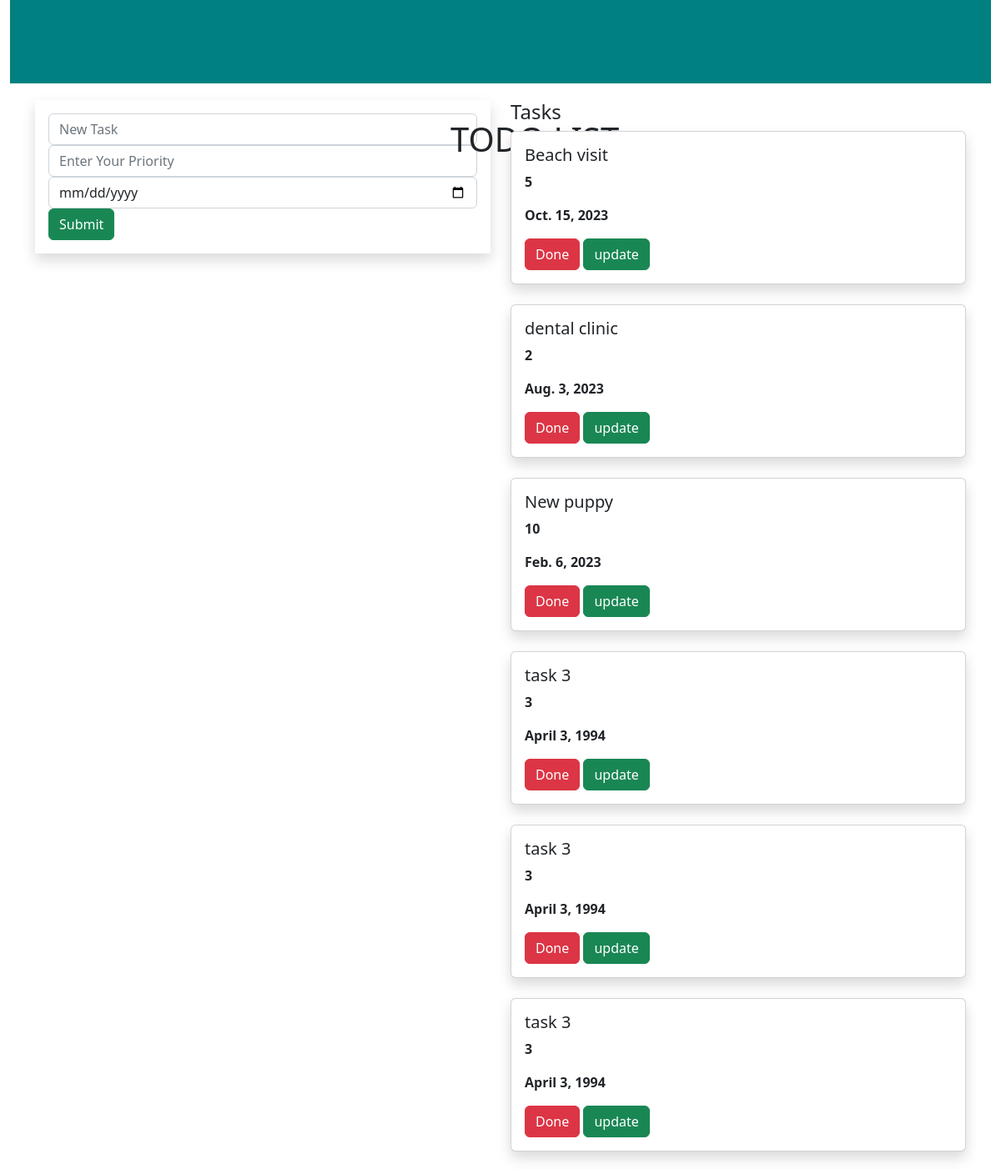
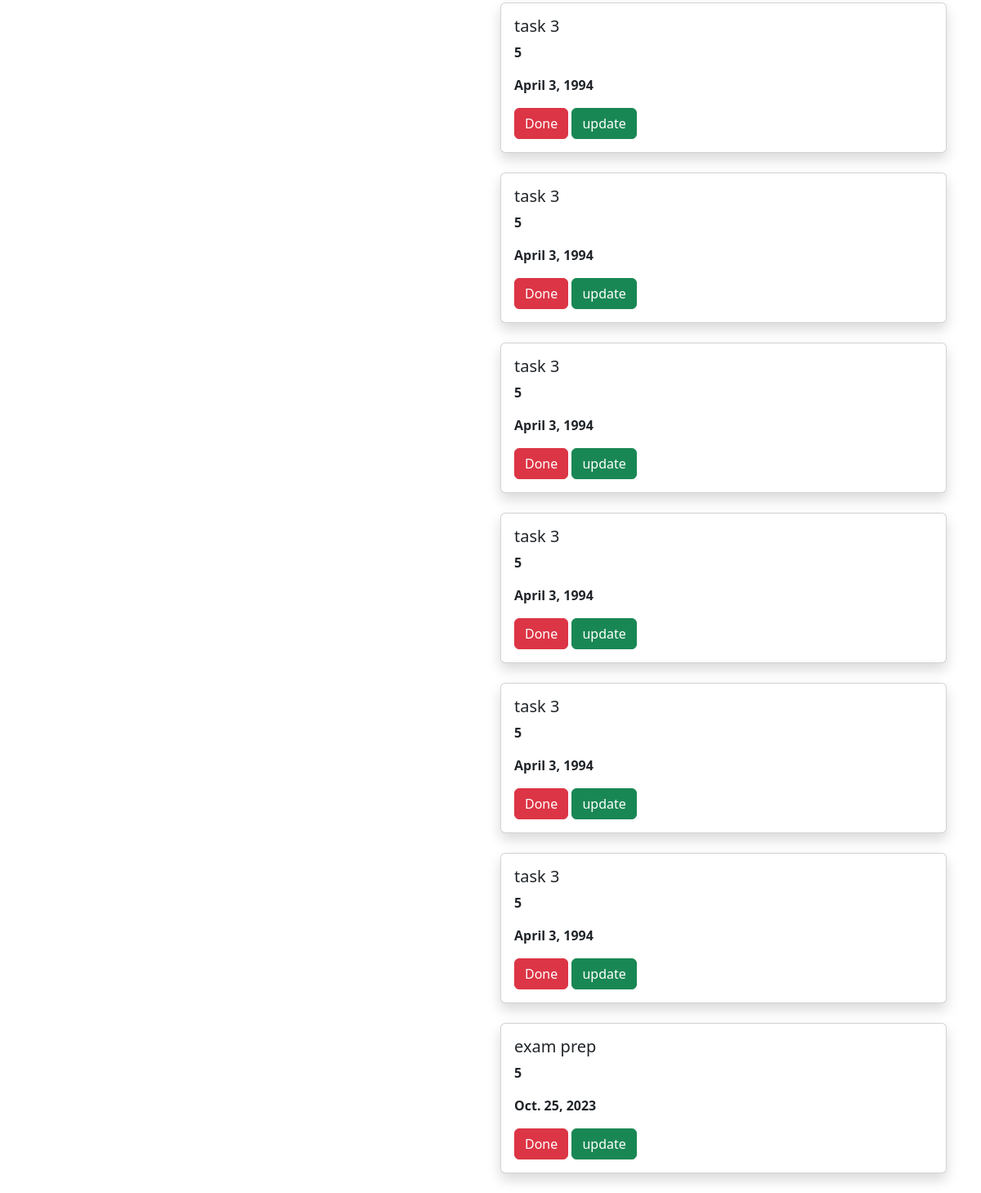
The page / on the database its author committed (2 pictures, top to bottom).
### todoapp/models.py (models this page shows, shortened)
class Task(models.Model):
    name=models.CharField(max_length=250)
    priority=models.IntegerField()
    date=models.DateField()

### todoapp/views.py (the view)
# urls.py: path('',views.add,name='add'),
def add(request):
    task1 = Task.objects.all()
    if request.method == "POST":
        name = request.POST.get('task', '')
        priority = request.POST.get('priority', '')
        date = request.POST.get('date','')
        task = Task(name=name, priority=priority,date=date)
        task.save()
    return render(request, 'home.html', {'task2': task1})

### templates/home.html (shortened to what this page needs)
{% extends 'base.html' %}
{% block content %}
<div class="container-fluid">
    <div class="row">
        <div class="col-d-12">
            <div class="banner">
                <div class="banner-text">
                    <h1>TODO LIST</h1>
                </div>
            </div>
        </div>
    </div>
</div>
<div class="container">
    <div class="row">
        <div class="col-md-6">
        <form method="POST" class="p-3 shadow">
            <div class="form-group">
                 <input type="text" class="form-control" name="task" placeholder="New Task">
            </div>
            <div class="form-group">
                  <input type="text" class="form-control" name="priority" placeholder="Enter Your Priority">
            </div>
            <div class="form-group">
                  <input type="date" class="form-control" name="date" placeholder="Enter Date">
            </div>
                  <input type="Submit" class="btn btn-success">
        </form>
        </div>
        <div class="col-md-6">
            <h4> Tasks </h4>
            {% for i in task2 %}
            <div class="shadow card">
                <div class="card-body">
                    <h5 class="card-title">{{i.name}}</h5>
                    <p><b>{{i.priority}}<br></b></p>
                    <p><b>{{i.date}}<br></b></p>
                    <a class="btn btn-danger" href="{% url 'delete' i.id %}">Done</a>
                    <a class="btn btn-success" href="{% url 'update' i.id %}">update</a>
                </div>
            </div>
            <br>
            {% endfor %}
        </div>
    </div>
</div>
{% endblock %}

### templates/base.html (shortened to what this page needs)
{% load static %}
<!DOCTYPE html>
<html lang="en">
<head>
<link rel="stylesheet" href="https://cdn.jsdelivr.net/npm/bootstrap@5.2.3/dist/css/bootstrap.min.css">
<link rel="stylesheet" href="{% static 'style.css'%}">
</head>
<body>
{% block content %}
{% endblock %}
</body>
</html>

### static/style.css (style rules this page uses)
.banner { background-color:teal; width:100%; height:100px; margin-up:15px; margin-bottom:20px; }
.banner-text { top:5%; left:45%; position:absolute; }

### rows shown on the page
Task: name "Beach visit", priority "5", date "Oct. 15, 2023"
Task: name "dental clinic", priority "2", date "Aug. 3, 2023"
Task: name "New puppy", priority "10", date "Feb. 6, 2023"
Task: name "task 3", priority "3", date "April 3, 1994"
Task: name "task 3", priority "3", date "April 3, 1994"
Task: name "task 3", priority "3", date "April 3, 1994"
Task: name "task 3", priority "5", date "April 3, 1994"
Task: name "task 3", priority "5", date "April 3, 1994"
Task: name "task 3", priority "5", date "April 3, 1994"
Task: name "task 3", priority "5", date "April 3, 1994"
Task: name "task 3", priority "5", date "April 3, 1994"
Task: name "task 3", priority "5", date "April 3, 1994"
Task: name "exam prep", priority "5", date "Oct. 25, 2023"
